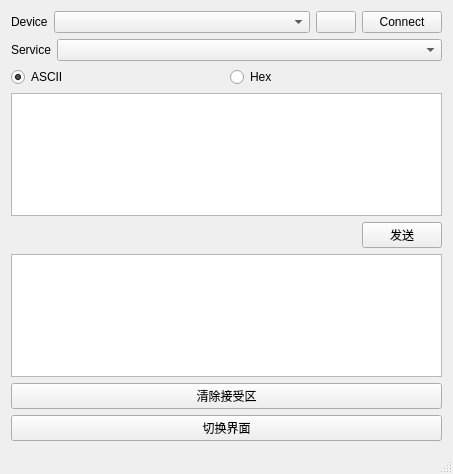
<?xml version="1.0" encoding="UTF-8"?>
<ui version="4.0">
 <class>MainWindow</class>
 <widget class="QMainWindow" name="MainWindow">
  <property name="geometry">
   <rect>
    <x>0</x>
    <y>0</y>
    <width>453</width>
    <height>474</height>
   </rect>
  </property>
  <property name="windowTitle">
   <string>MainWindow</string>
  </property>
  <widget class="QWidget" name="centralWidget">
   <layout class="QVBoxLayout" name="verticalLayout_2">
    <property name="spacing">
     <number>0</number>
    </property>
    <property name="leftMargin">
     <number>0</number>
    </property>
    <property name="topMargin">
     <number>0</number>
    </property>
    <property name="rightMargin">
     <number>0</number>
    </property>
    <property name="bottomMargin">
     <number>0</number>
    </property>
    <item>
     <widget class="QStackedWidget" name="stackedWidget">
      <widget class="QWidget" name="stackedWidgetPage1">
       <layout class="QVBoxLayout" name="verticalLayout">
        <item>
         <layout class="QHBoxLayout" name="horizontalLayout_3" stretch="0,1,0,0">
          <item>
           <widget class="QLabel" name="label">
            <property name="text">
             <string>Device</string>
            </property>
           </widget>
          </item>
          <item>
           <widget class="QComboBox" name="devicesComboBox"/>
          </item>
          <item>
           <widget class="QPushButton" name="bleScanButton">
            <property name="sizePolicy">
             <sizepolicy hsizetype="Fixed" vsizetype="Fixed">
              <horstretch>0</horstretch>
              <verstretch>0</verstretch>
             </sizepolicy>
            </property>
            <property name="text">
             <string/>
            </property>
            <property name="icon">
             <iconset resource="resources.qrc">
              <normaloff>:/refresh.png</normaloff>:/refresh.png</iconset>
            </property>
           </widget>
          </item>
          <item>
           <widget class="QPushButton" name="connectButton">
            <property name="text">
             <string>Connect</string>
            </property>
           </widget>
          </item>
         </layout>
        </item>
        <item>
         <layout class="QHBoxLayout" name="horizontalLayout" stretch="0,1">
          <item>
           <widget class="QLabel" name="label_2">
            <property name="text">
             <string>Service</string>
            </property>
           </widget>
          </item>
          <item>
           <widget class="QComboBox" name="servicesComboBox"/>
          </item>
         </layout>
        </item>
        <item>
         <layout class="QHBoxLayout" name="horizontalLayout_4">
          <item>
           <widget class="QRadioButton" name="asciiRadioButton">
            <property name="text">
             <string>ASCII</string>
            </property>
            <property name="checked">
             <bool>true</bool>
            </property>
            <attribute name="buttonGroup">
             <string notr="true">buttonGroup</string>
            </attribute>
           </widget>
          </item>
          <item>
           <widget class="QRadioButton" name="hexRadioButton">
            <property name="text">
             <string>Hex</string>
            </property>
            <attribute name="buttonGroup">
             <string notr="true">buttonGroup</string>
            </attribute>
           </widget>
          </item>
         </layout>
        </item>
        <item>
         <widget class="QPlainTextEdit" name="sendTextEdit"/>
        </item>
        <item>
         <layout class="QHBoxLayout" name="horizontalLayout_2">
          <item>
           <spacer name="horizontalSpacer">
            <property name="orientation">
             <enum>Qt::Horizontal</enum>
            </property>
            <property name="sizeHint" stdset="0">
             <size>
              <width>40</width>
              <height>20</height>
             </size>
            </property>
           </spacer>
          </item>
          <item>
           <widget class="QPushButton" name="sendButton">
            <property name="text">
             <string>发送</string>
            </property>
           </widget>
          </item>
         </layout>
        </item>
        <item>
         <widget class="QTextEdit" name="receivedTextEdit">
          <property name="readOnly">
           <bool>true</bool>
          </property>
         </widget>
        </item>
        <item>
         <widget class="QPushButton" name="pushButton">
          <property name="text">
           <string>清除接受区</string>
          </property>
         </widget>
        </item>
        <item>
         <widget class="QPushButton" name="pushButton_2">
          <property name="text">
           <string>切换界面</string>
          </property>
         </widget>
        </item>
       </layout>
      </widget>
     </widget>
    </item>
   </layout>
  </widget>
  <widget class="QStatusBar" name="statusBar"/>
 </widget>
 <layoutdefault spacing="6" margin="11"/>
 <resources>
  <include location="resources.qrc"/>
 </resources>
 <connections/>
 <buttongroups>
  <buttongroup name="buttonGroup"/>
 </buttongroups>
</ui>
